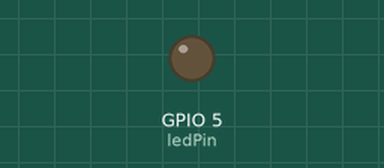
Bench run of a sketch on a simulated ESP32. Shown: output pins drawn as LEDs (lit = HIGH).

Above: at 0.15 s.
At 19.98 s:
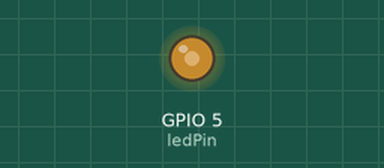
At 39.81 s:
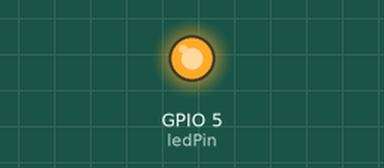
Timing chart, 0 to 40.0 s (numbered marks = the images above):
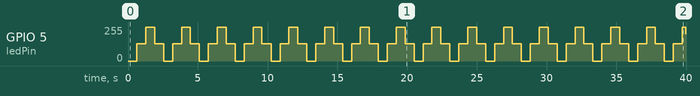

The sketch:

4_Simular_PWM_brilho_de_LED_embutido.ino
```cpp
// Você pode usar analogWrite() com ledcWrite() no ESP32 (já que analogWrite() não é padrão nele).
// Isso simula um fade de LED bem suave – ótimo pra entender PWM!
// Pulse Width Modulation

const int ledPin = 5;  // GPIO2 (LED interno em muitas placas ESP32)
const int frequencia = 5000;
const int resolucao = 8;


void setup() {
  ledcAttach(ledPin, frequencia, resolucao);       // Canal 0, 5kHz, 8 bits
  // ledcAttachPin(ledPin, 0);    // Associa o pino ao canal 0
}

void loop() {
  // Fade in
  for (int brilho = 0; brilho <= 255; brilho++) {
    ledcWrite(ledPin, brilho);
    delay(5);
  }

  // Fade out
  for (int brilho = 255; brilho >= 0; brilho--) {
    ledcWrite(ledPin, brilho);
    delay(5);
  }
}
```

Measured:
- by itself, GPIO 5 (ledPin): 0/255 → 128/255 at 0.64 s, → 255/255 0.64 s later, → 128/255 0.64 s later, → 0/255 0.65 s later, … (63 changes in this stretch)
